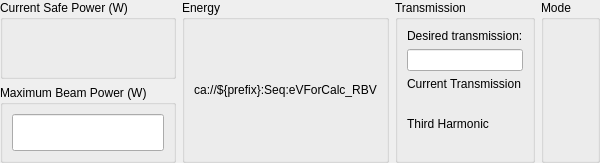
    <widget class="QFrame" name="frame_2">
     <property name="sizePolicy">
      <sizepolicy hsizetype="MinimumExpanding" vsizetype="Maximum">
       <horstretch>0</horstretch>
       <verstretch>0</verstretch>
      </sizepolicy>
     </property>
     <property name="minimumSize">
      <size>
       <width>0</width>
       <height>125</height>
      </size>
     </property>
     <property name="frameShape">
      <enum>QFrame::NoFrame</enum>
     </property>
     <property name="frameShadow">
      <enum>QFrame::Raised</enum>
     </property>
     <property name="lineWidth">
      <number>0</number>
     </property>
     <layout class="QHBoxLayout" name="horizontalLayout_2" stretch="0,0,1,1">
      <property name="leftMargin">
       <number>0</number>
      </property>
      <property name="topMargin">
       <number>0</number>
      </property>
      <property name="rightMargin">
       <number>0</number>
      </property>
      <property name="bottomMargin">
       <number>0</number>
      </property>
      <item>
       <layout class="QVBoxLayout" name="verticalLayout">
        <item>
         <widget class="QGroupBox" name="groupBox_3">
          <property name="title">
           <string>Current Safe Power (W)</string>
          </property>
          <layout class="QHBoxLayout" name="horizontalLayout_6">
           <item>
            <widget class="PyDMLabel" name="PyDMLabel">
             <property name="toolTip">
              <string/>
             </property>
             <property name="precision" stdset="0">
              <number>0</number>
             </property>
             <property name="showUnits" stdset="0">
              <bool>false</bool>
             </property>
             <property name="precisionFromPV" stdset="0">
              <bool>true</bool>
             </property>
             <property name="alarmSensitiveContent" stdset="0">
              <bool>false</bool>
             </property>
             <property name="alarmSensitiveBorder" stdset="0">
              <bool>true</bool>
             </property>
             <property name="PyDMToolTip" stdset="0">
              <string/>
             </property>
             <property name="channel" stdset="0">
              <string>ca://${prefix}:Seq:CurSafePowerOverall_RBV</string>
             </property>
             <property name="enableRichText" stdset="0">
              <bool>false</bool>
             </property>
            </widget>
           </item>
          </layout>
         </widget>
        </item>
        <item>
         <widget class="QGroupBox" name="groupBox_2">
          <property name="title">
           <string>Maximum Beam Power (W)</string>
          </property>
          <layout class="QHBoxLayout" name="horizontalLayout_5">
           <item>
            <widget class="PyDMLineEdit" name="MaxBeamPower">
             <property name="sizePolicy">
              <sizepolicy hsizetype="Expanding" vsizetype="Preferred">
               <horstretch>0</horstretch>
               <verstretch>0</verstretch>
              </sizepolicy>
             </property>
             <property name="toolTip">
              <string/>
             </property>
             <property name="rules" stdset="0">
              <string>[]</string>
             </property>
             <property name="precision" stdset="0">
              <number>0</number>
             </property>
             <property name="showUnits" stdset="0">
              <bool>true</bool>
             </property>
             <property name="precisionFromPV" stdset="0">
              <bool>true</bool>
             </property>
             <property name="alarmSensitiveContent" stdset="0">
              <bool>false</bool>
             </property>
             <property name="alarmSensitiveBorder" stdset="0">
              <bool>true</bool>
             </property>
             <property name="PyDMToolTip" stdset="0">
              <string/>
             </property>
             <property name="monitorDisp" stdset="0">
              <bool>false</bool>
             </property>
             <property name="channel" stdset="0">
              <string>ca://${prefix}:MaxBeamPower</string>
             </property>
            </widget>
           </item>
          </layout>
         </widget>
        </item>
       </layout>
      </item>
      <item>
       <widget class="QGroupBox" name="PhotonEnergyBox">
        <property name="title">
         <string>Energy</string>
        </property>
        <layout class="QHBoxLayout" name="horizontalLayout_7">
         <item>
          <widget class="PyDMLabel" name="ActualEnergy">
           <property name="sizePolicy">
            <sizepolicy hsizetype="Preferred" vsizetype="Preferred">
             <horstretch>0</horstretch>
             <verstretch>0</verstretch>
            </sizepolicy>
           </property>
           <property name="toolTip">
            <string/>
           </property>
           <property name="text">
            <string>ca://${prefix}:Seq:eVForCalc_RBV</string>
           </property>
           <property name="alignment">
            <set>Qt::AlignCenter</set>
           </property>
           <property name="precision" stdset="0">
            <number>0</number>
           </property>
           <property name="showUnits" stdset="0">
            <bool>true</bool>
           </property>
           <property name="precisionFromPV" stdset="0">
            <bool>false</bool>
           </property>
           <property name="alarmSensitiveContent" stdset="0">
            <bool>false</bool>
           </property>
           <property name="alarmSensitiveBorder" stdset="0">
            <bool>true</bool>
           </property>
           <property name="PyDMToolTip" stdset="0">
            <string/>
           </property>
           <property name="channel" stdset="0">
            <string>ca://${prefix}:Seq:eVForCalc_RBV</string>
           </property>
           <property name="enableRichText" stdset="0">
            <bool>false</bool>
           </property>
          </widget>
         </item>
        </layout>
       </widget>
      </item>
      <item>
       <widget class="QGroupBox" name="TransmissionBox">
        <property name="title">
         <string>Transmission</string>
        </property>
        <layout class="QVBoxLayout" name="verticalLayout_3">
         <item alignment="Qt::AlignVCenter">
          <widget class="QLabel" name="DesiredTransmissionLabel">
           <property name="sizePolicy">
            <sizepolicy hsizetype="Preferred" vsizetype="Maximum">
             <horstretch>0</horstretch>
             <verstretch>0</verstretch>
            </sizepolicy>
           </property>
           <property name="text">
            <string>Desired transmission:</string>
           </property>
          </widget>
         </item>
         <item>
          <widget class="PyDMLineEdit" name="DesiredTransmission">
           <property name="sizePolicy">
            <sizepolicy hsizetype="Expanding" vsizetype="Maximum">
             <horstretch>0</horstretch>
             <verstretch>0</verstretch>
            </sizepolicy>
           </property>
           <property name="toolTip">
            <string/>
           </property>
           <property name="rules" stdset="0">
            <string>[]</string>
           </property>
           <property name="precision" stdset="0">
            <number>0</number>
           </property>
           <property name="showUnits" stdset="0">
            <bool>false</bool>
           </property>
           <property name="precisionFromPV" stdset="0">
            <bool>true</bool>
           </property>
           <property name="alarmSensitiveContent" stdset="0">
            <bool>false</bool>
           </property>
           <property name="alarmSensitiveBorder" stdset="0">
            <bool>true</bool>
           </property>
           <property name="PyDMToolTip" stdset="0">
            <string/>
           </property>
           <property name="monitorDisp" stdset="0">
            <bool>false</bool>
           </property>
           <property name="channel" stdset="0">
            <string>ca://${prefix}:Trans</string>
           </property>
           <property name="displayFormat" stdset="0">
            <enum>PyDMLineEdit::Exponential</enum>
           </property>
          </widget>
         </item>
         <item>
          <widget class="QLabel" name="label">
           <property name="text">
            <string>Current Transmission</string>
           </property>
          </widget>
         </item>
         <item>
          <widget class="PyDMLabel" name="PyDMLabel_7">
           <property name="toolTip">
            <string/>
           </property>
           <property name="precision" stdset="0">
            <number>0</number>
           </property>
           <property name="showUnits" stdset="0">
            <bool>false</bool>
           </property>
           <property name="precisionFromPV" stdset="0">
            <bool>true</bool>
           </property>
           <property name="alarmSensitiveContent" stdset="0">
            <bool>false</bool>
           </property>
           <property name="alarmSensitiveBorder" stdset="0">
            <bool>true</bool>
           </property>
           <property name="PyDMToolTip" stdset="0">
            <string/>
           </property>
           <property name="channel" stdset="0">
            <string>ca://${prefix}:Seq:CurTransOverall_RBV</string>
           </property>
           <property name="enableRichText" stdset="0">
            <bool>false</bool>
           </property>
           <property name="displayFormat" stdset="0">
            <enum>PyDMLabel::Exponential</enum>
           </property>
          </widget>
         </item>
         <item>
          <widget class="QLabel" name="label_2">
           <property name="text">
            <string>Third Harmonic</string>
           </property>
          </widget>
         </item>
         <item>
          <widget class="PyDMLabel" name="PyDMLabel_8">
           <property name="toolTip">
            <string/>
           </property>
           <property name="precision" stdset="0">
            <number>0</number>
           </property>
           <property name="showUnits" stdset="0">
            <bool>false</bool>
           </property>
           <property name="precisionFromPV" stdset="0">
            <bool>true</bool>
           </property>
           <property name="alarmSensitiveContent" stdset="0">
            <bool>false</bool>
           </property>
           <property name="alarmSensitiveBorder" stdset="0">
            <bool>true</bool>
           </property>
           <property name="PyDMToolTip" stdset="0">
            <string/>
           </property>
           <property name="channel" stdset="0">
            <string>ca://${prefix}:Seq:CurTrans3rdOverall_RBV</string>
           </property>
           <property name="enableRichText" stdset="0">
            <bool>false</bool>
           </property>
           <property name="displayFormat" stdset="0">
            <enum>PyDMLabel::Exponential</enum>
           </property>
          </widget>
         </item>
        </layout>
       </widget>
      </item>
      <item>
       <widget class="QGroupBox" name="ModeBox">
        <property name="title">
         <string>Mode</string>
        </property>
        <property name="flat">
         <bool>false</bool>
        </property>
        <layout class="QVBoxLayout" name="verticalLayout_5">
         <item alignment="Qt::AlignVCenter">
          <widget class="PyDMEnumButton" name="CalculationModeEnumButton">
           <property name="sizePolicy">
            <sizepolicy hsizetype="Preferred" vsizetype="Preferred">
             <horstretch>0</horstretch>
             <verstretch>0</verstretch>
            </sizepolicy>
           </property>
           <property name="toolTip">
            <string/>
           </property>
           <property name="alarmSensitiveContent" stdset="0">
            <bool>false</bool>
           </property>
           <property name="alarmSensitiveBorder" stdset="0">
            <bool>true</bool>
           </property>
           <property name="PyDMToolTip" stdset="0">
            <string/>
           </property>
           <property name="channel" stdset="0">
            <string>ca://${prefix}:TransRoundMode</string>
           </property>
           <property name="items" stdset="0">
            <stringlist/>
           </property>
          </widget>
         </item>
        </layout>
       </widget>
      </item>
     </layout>
    </widget>
